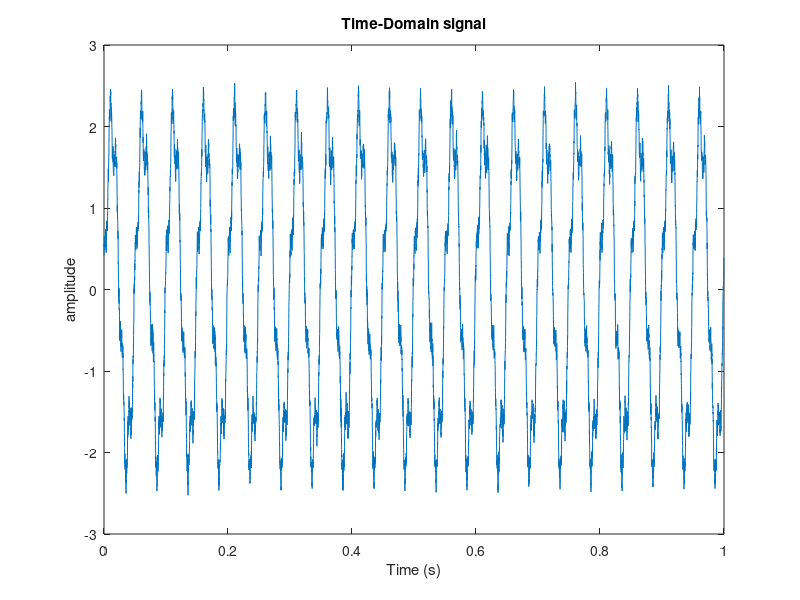

MATLAB code for this plot: (Note: this script raises an error after producing the figure.)
close all;
clc;
fs = 8000;
t = 0:1/fs:1-1/fs;
signal = 2*sin(2*pi*20*t)+0.4*cos(2*pi*100*t)+0.1*sin(2*pi*500*t)+0.05*randn(size(t))

plot(t, signal);
title('Time-Domain signal');
xlabel('Time (s)');
ylabel('amplitude');

SNR = snr(signal);
bandwidth = obw(signal,fs);
C = bandwidth*log2(1+SNR) 